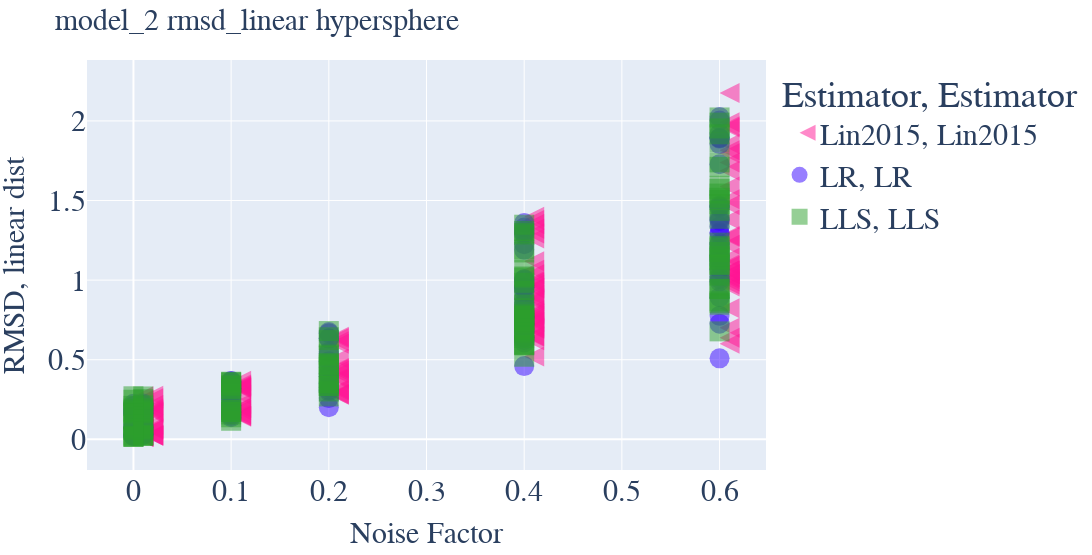
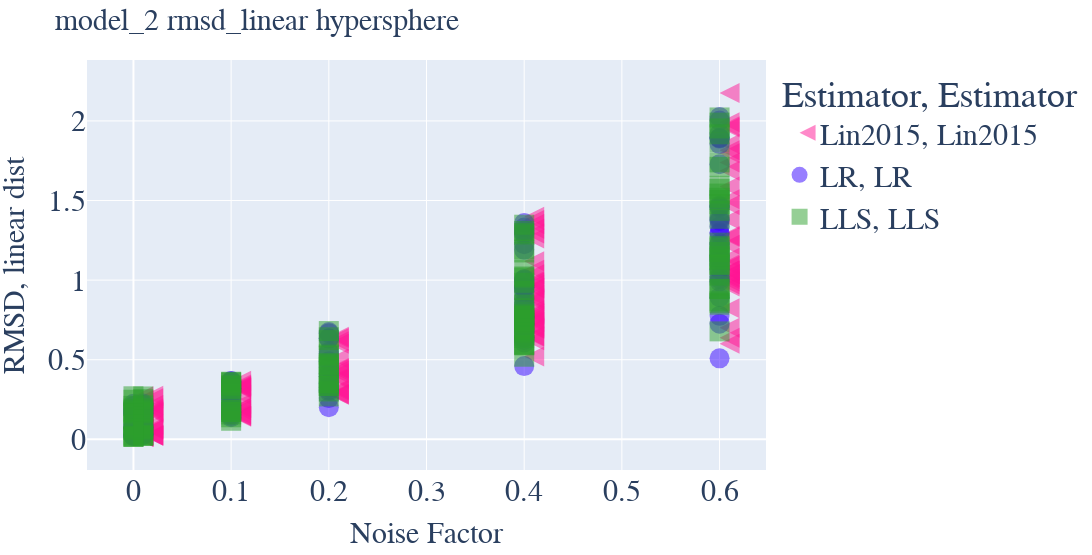

Write notebook code for charts like these, in order.
### Code cell
# y_label = "rmsd_geodesic"
y_label = "rmsd_linear"
# y_label = "estimator_duration_time"
# y_label = "estimator_coef_err_sum"
# y_label = "estimator_intercept_err_sum"

if y_label is "rmsd_geodesic":
    fig_path = os.path.join(my_28brains_dir, f"project_regression/notebooks/figs/{model_name}_{dataset_name}_RMSD_no_gls")
elif y_label is "estimator_duration_time":
    fig_path = os.path.join(my_28brains_dir, f"project_regression/notebooks/figs/{model_name}_{dataset_name}_time")
else:
    fig_path = os.path.join(my_28brains_dir, f"project_regression/notebooks/figs/{model_name}_{dataset_name}_{y_label}")

scatterplot_evaluation(
    df= df,
    colored_by="estimator",
    marked_by="estimator",
    x_label="noise_factor",
    y_label=y_label,
    title=f"{model_name} {y_label} {dataset_name}",
    path=fig_path,
)
